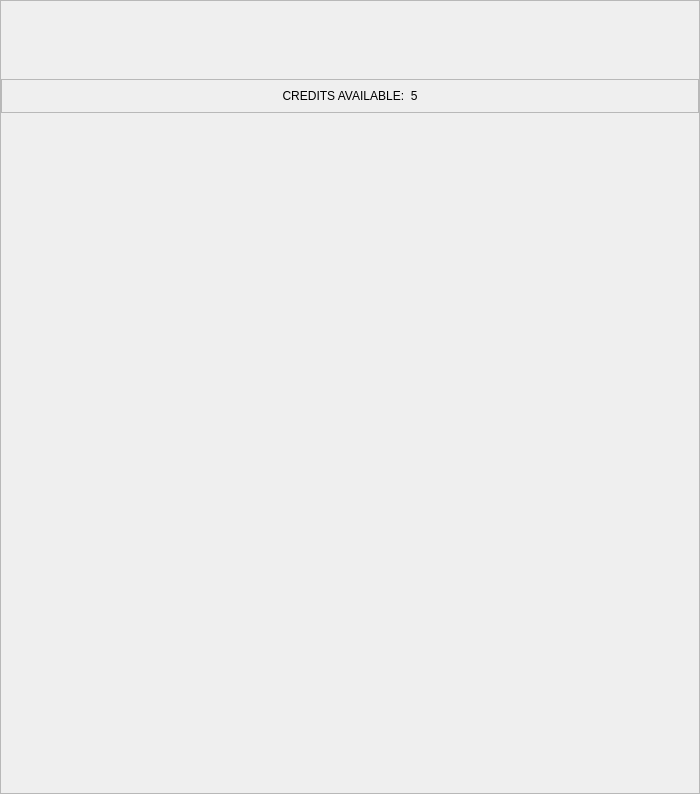
<?xml version='1.0' encoding='utf-8'?>
<ui version="4.0">
 <class>ThreadComponent</class>
 <widget class="QCustomComponent" name="ThreadComponent">
  <property name="geometry"><rect><x>0</x><y>0</y><width>700</width><height>794</height></rect></property>
  <layout class="QVBoxLayout" name="threadComponentOuter">
   <property name="spacing"><number>0</number></property>
   <property name="leftMargin"><number>0</number></property>
   <property name="topMargin"><number>0</number></property>
   <property name="rightMargin"><number>0</number></property>
   <property name="bottomMargin"><number>0</number></property>
   <item>
    <widget class="QFrame" name="threadPanel">
     <property name="frameShape"><enum>QFrame::StyledPanel</enum></property>
     <layout class="QVBoxLayout" name="threadLayoutOuter">
      <property name="spacing"><number>0</number></property>
      <property name="leftMargin"><number>0</number></property>
      <property name="topMargin"><number>0</number></property>
      <property name="rightMargin"><number>0</number></property>
      <property name="bottomMargin"><number>0</number></property>
      <item>
       <widget class="QCustomComponentContainer" name="threadHeaderContainer" native="true">
        <property name="minimumSize"><size><width>0</width><height>78</height></size></property>
        <property name="maximumSize"><size><width>16777215</width><height>78</height></size></property>
        <property name="filePath" stdset="0"><string>ui/ThreadHeaderComponent.ui</string></property>
        <property name="previewComponent" stdset="0"><bool>false</bool></property>
       </widget>
      </item>
      <item>
       <widget class="QFrame" name="creditsBanner">
        <property name="minimumSize"><size><width>0</width><height>34</height></size></property>
        <property name="maximumSize"><size><width>16777215</width><height>34</height></size></property>
        <property name="frameShape"><enum>QFrame::StyledPanel</enum></property>
        <layout class="QHBoxLayout" name="creditsRow">
         <property name="leftMargin"><number>24</number></property>
         <property name="topMargin"><number>0</number></property>
         <property name="rightMargin"><number>24</number></property>
         <property name="bottomMargin"><number>0</number></property>
         <item>
          <widget class="QLabel" name="creditsLabel">
           <property name="alignment"><set>Qt::AlignCenter</set></property>
           <property name="text"><string>CREDITS AVAILABLE:  5</string></property>
           <property name="role" stdset="0"><string>creditsLabel</string></property>
          </widget>
         </item>
        </layout>
       </widget>
      </item>
      <item>
       <widget class="QCustomChatThread" name="chatThread" />
      </item>
      <item>
       <widget class="QCustomComponentContainer" name="composerContainer" native="true">
        <property name="minimumSize"><size><width>0</width><height>74</height></size></property>
        <property name="maximumSize"><size><width>16777215</width><height>74</height></size></property>
        <property name="filePath" stdset="0"><string>ui/ComposerComponent.ui</string></property>
        <property name="previewComponent" stdset="0"><bool>false</bool></property>
       </widget>
      </item>
     </layout>
    </widget>
   </item>
  </layout>
 </widget>
 <customwidgets>
  <customwidget>
   <class>QCustomComponent</class>
   <extends>QWidget</extends>
   <header>Custom_Widgets.QCustomComponent</header>
   <container>1</container>
  </customwidget>
  <customwidget>
   <class>QCustomChatThread</class>
   <extends>QFrame</extends>
   <header>Custom_Widgets.QCustomChatThread</header>
   <container>1</container>
  </customwidget>
  <customwidget>
   <class>QCustomComponentContainer</class>
   <extends>QWidget</extends>
   <header>Custom_Widgets.QCustomComponentContainer</header>
   <container>1</container>
  </customwidget>
 <customwidget><class>QPushButton</class><extends>QPushButton</extends><header location="global">Custom_Widgets.Theme.h</header><container>1</container></customwidget><customwidget><class>QLabel</class><extends>QLabel</extends><header location="global">Custom_Widgets.Theme.h</header><container>1</container></customwidget></customwidgets>
 <connections />
</ui>
